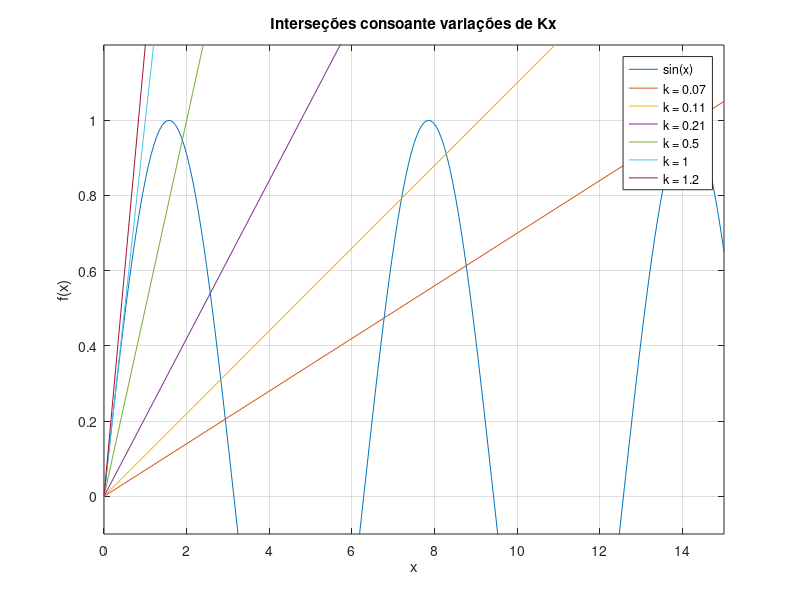

This figure's MATLAB source:
figure;
fplot(@(x) sin(x), [0 15], 'DisplayName', 'sin(x)');
hold on;
for k = [0.07 0.11 0.21 0.5 1 1.2]
    fplot(@(x) k * x, [0 15], 'DisplayName', ['k = ' num2str(k)]);
end



hold off;
ylim([-0.1 1.2])
grid on;
xlabel('x');
ylabel('f(x)');
title('Interseções consoante variações de Kx');
legend;